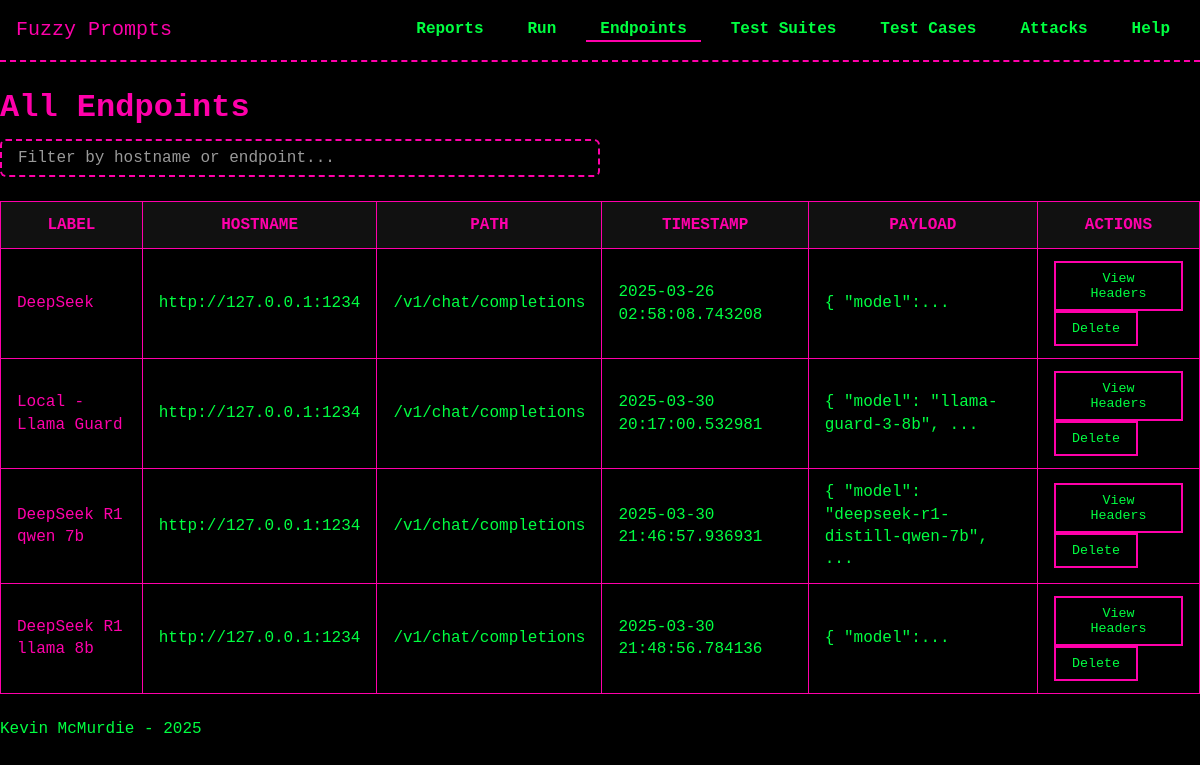
Page /endpoints/ on the earlier database version.
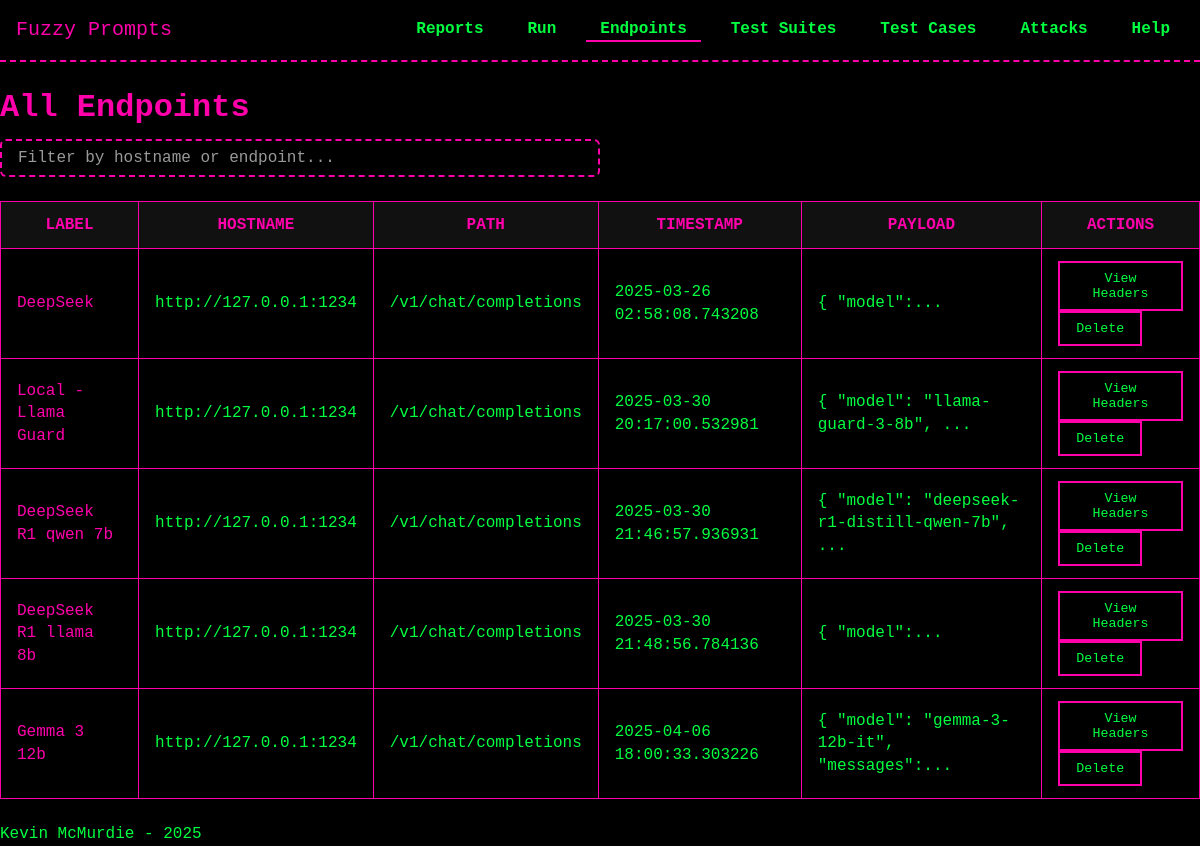
Same page on the later database version.
### models/model_Endpoints.py (models this page shows, shortened)
class Endpoint(db.Model):
    __tablename__ = 'endpoints'
    id = db.Column(db.Integer, primary_key=True)
    name = db.Column(db.String(255), nullable=False)  # New name attribute
    hostname = db.Column(db.String, nullable=False)
    endpoint = db.Column(db.String, nullable=False)
    http_payload = db.Column(db.Text, nullable=True)   # HTTP payload sent with the request, should handle and store as JSON
    timestamp = db.Column(db.DateTime, default=datetime.utcnow)  # <--- ADDED TIMESTAMP
    headers = db.relationship('APIHeader', back_populates='endpoint', cascade='all, delete-orphan')
    test_runs = db.relationship('TestRun', back_populates='endpoint')
    dialogues = db.relationship("Dialogue", back_populates="endpoint", cascade="all, delete-orphan")

### routes/endpoints.py (the view)
@endpoints_bp.route('/', methods=['GET'])
def list_endpoints():
    endpoints = Endpoint.query.all()
    return render_template('endpoints/list_endpoints.html', endpoints=endpoints)

### templates/endpoints/list_endpoints.html (shortened to what this page needs)
{% extends "base.html" %}
{% block head %}
  <link rel="stylesheet" href="{{ url_for('static', filename='css/tables.css') }}">
{% endblock %}
{% block content %}
<h1>All Endpoints</h1>
<input
  type="text"
  id="searchEndpoint"
  placeholder="Filter by hostname or endpoint..."
  class="search-bar"
>
<table id="endpointsTable">
  <thead>
    <tr>
      <th>Label</th>
      <th>Hostname</th>
      <th>Path</th>
      <th>Timestamp</th>
      <th>Payload</th>
      <th>Actions</th>
    </tr>
  </thead>
  <tbody>
    {% for ep in endpoints %}
      <tr>
        <td>
          <a href="{{ url_for('endpoints_bp.view_endpoint_details', endpoint_id=ep.id) }}">
            {{ ep.name }}
          </a>
        </td>
        <td>{{ ep.hostname }}</td>
        <td>{{ ep.endpoint }}</td>
        <td>
          {% if ep.timestamp %}
            {{ ep.timestamp }}
          {% else %}
            --
          {% endif %}
        </td>
        <td title="{{ ep.http_payload | prettyjson }}">
          {% if ep.http_payload %}
            {{ ep.http_payload | truncate(50) }}
          {% else %}
            --
          {% endif %}
        </td>
        <td>
            <button
              type="button"
              class="view-headers-btn"
              data-endpoint-id="{{ ep.id }}"
            >
              View Headers
            </button>
            <form action="{{ url_for('endpoints_bp.delete_endpoint', endpoint_id=ep.id) }}" method="POST" style="display:inline;">
              <button
                type="submit"
                class="delete-endpoint-btn"
                onclick="return confirm('Are you sure you want to delete this endpoint?');"
              >
                Delete
              </button>
            </form>
        </td>
      </tr>
    {% endfor %}
  </tbody>
</table>
{% endblock %}

Differences in the rows shown:
added Endpoint: name "Gemma 3 12b", hostname "http://127.0.0.1:1234", endpoint "/v1/chat/completions", timestamp "2025-04-06 18:00:33.303226", http_payload "{ \"model\": \"gemma-3-12b-it\", \"messages\":..."
